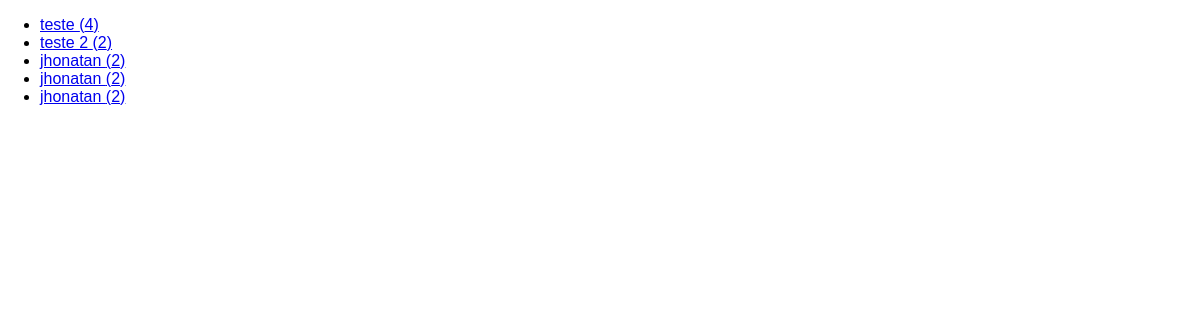
/reviews, run on an earlier commit of the app's database.
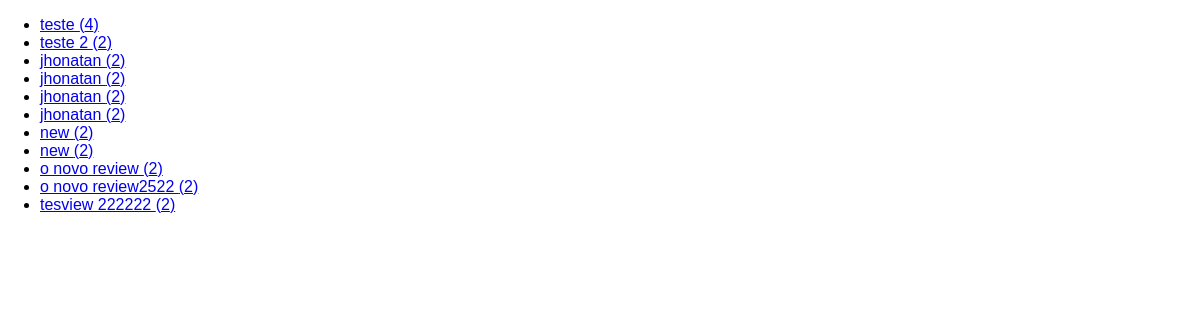
And on a later commit of the database.
### reviews/models.py (models this page shows)
class Review(models.Model):
    user_name = models.CharField(max_length=100)
    review_text= models.TextField()
    rating = models.IntegerField()

### reviews/views.py (the view)
# urls.py: path("reviews",views.ReviewsListView.as_view()),
class ReviewsListView(ListView):
    template_name = "reviews/reviews_list.html"
    model=Review
    context_object_name = "reviews"

### reviews/templates/reviews/reviews_list.html (shortened to what this page needs)
{% extends "reviews/base.html" %}
{% block content %}
    <ul>
        {% for review in reviews %}
         <li>
            <a href="{% url 'single-review' pk=review.id %}">
                {{review.user_name}} ({{review.rating}})
            </a>
         </li>
        {% endfor %}
    </ul>
{% endblock content %}

### reviews/templates/reviews/base.html (shortened to what this page needs)
{% load static %}
<!DOCTYPE html>
<html lang="en">
<head>
    <link rel="stylesheet" href="{% static 'reviews/styles.css' %}">
</head>
<body>
    {% block content %}
    {% endblock %}
</body>
</html>

### reviews/static/reviews/styles.css (style rules this page uses)
body { font-family: sans-serif; margin: 0; }

What changed in the data, as far as the page shows it:
added Review: user_name "jhonatan", rating "2"
added Review: user_name "new", rating "2"
added Review: user_name "new", rating "2"
added Review: user_name "o novo review", rating "2"
added Review: user_name "o novo review2522", rating "2"
added Review: user_name "tesview 222222", rating "2"
